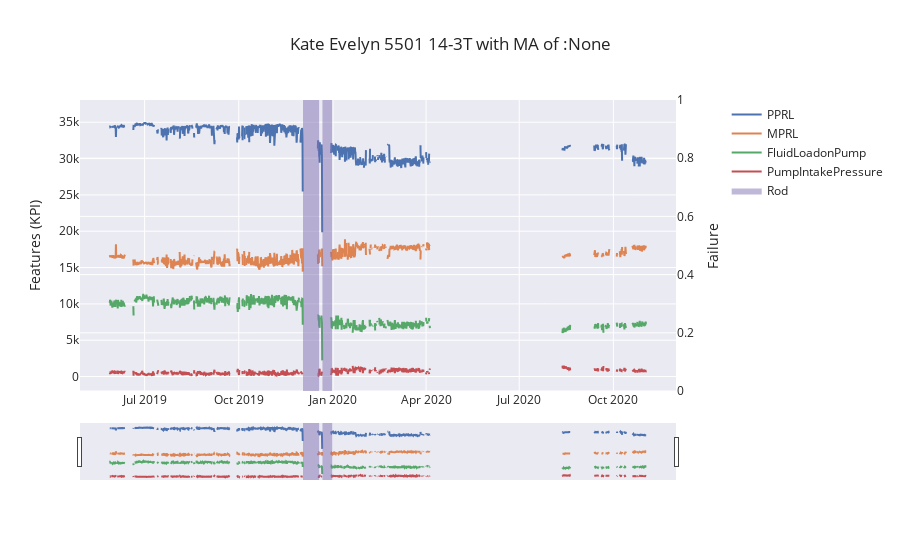

Notebook code for this chart:
### Code cell
# Visulizing the data
# Chanhe the params in the dictionary below
plot_params = {
    'well_name': 'Kate Evelyn 5501 14-3T',
    'fail_col': 'Failures',
    'feature_cols': ['PPRL', 'MPRL', 'FluidLoadonPump', 'PumpIntakePressure'],
    'mov_avg': None
}

plot_features(df=data,**plot_params)

### Figure 1 — Plotly figure (JSON) as saved in the notebook; plotly's stock layout.template omitted (floating-point values rounded to 4 significant figures; data arrays with more than 128 entries replaced by an {"elided": "..."} marker saying what was removed)
{"data": [{"mode": "lines", "name": "PPRL", "type": "scatter", "x": {"elided": "2097 str values"}, "xaxis": "x", "y": {"elided": "2097 float values"}, "yaxis": "y"}, {"mode": "lines", "name": "MPRL", "type": "scatter", "x": {"elided": "2097 str values"}, "xaxis": "x", "y": {"elided": "2097 float values"}, "yaxis": "y"}, {"mode": "lines", "name": "FluidLoadonPump", "type": "scatter", "x": {"elided": "2097 str values"}, "xaxis": "x", "y": {"elided": "2097 float values"}, "yaxis": "y"}, {"mode": "lines", "name": "PumpIntakePressure", "type": "scatter", "x": {"elided": "2097 str values"}, "xaxis": "x", "y": {"elided": "2097 float values"}, "yaxis": "y"}, {"fill": "tozerox", "line": {"shape": "hv", "width": 0}, "name": "Rod", "type": "scatter", "x": {"elided": "2097 str values"}, "xaxis": "x", "y": {"elided": "2097 int values"}, "yaxis": "y2"}], "layout": {"autosize": true, "title": {"text": "Kate Evelyn 5501 14-3T with MA of :None"}, "xaxis": {"anchor": "y", "domain": [0, 0.94], "rangeslider": {"visible": true}}, "yaxis": {"anchor": "x", "domain": [0, 1], "title": {"text": "Features (KPI)"}}, "yaxis2": {"anchor": "x", "overlaying": "y", "side": "right", "title": {"text": "Failure"}}}}
